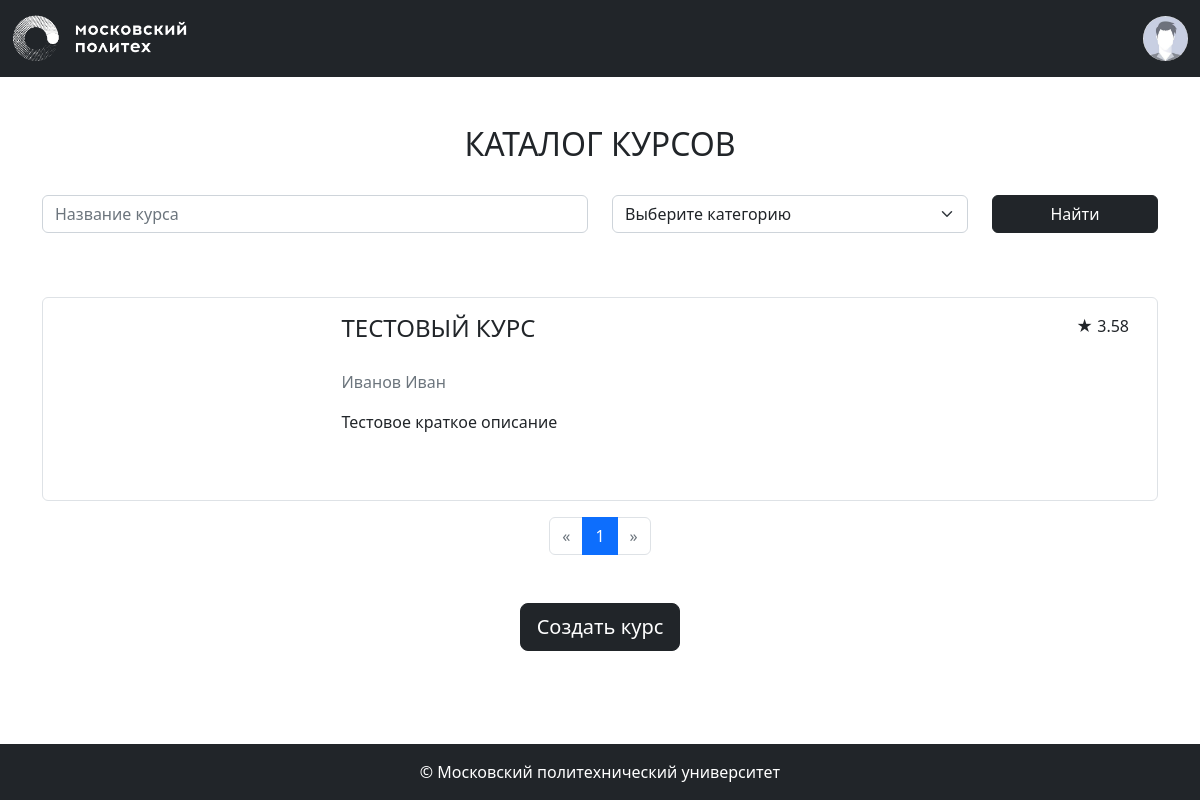
The page /courses/ (signed in) on the database its author committed.
### app/models.py (models this page shows, shortened)
class Base(DeclarativeBase):
  metadata = MetaData(naming_convention={
        "ix": 'ix_%(column_0_label)s',
        "uq": "uq_%(table_name)s_%(column_0_name)s",
        "ck": "ck_%(table_name)s_%(constraint_name)s",
        "fk": "fk_%(table_name)s_%(column_0_name)s_%(referred_table_name)s",
        "pk": "pk_%(table_name)s"
    })

class Course(Base):
    __tablename__ = 'courses'
    id: Mapped[int] = mapped_column(primary_key=True)
    name: Mapped[str] = mapped_column(String(100))
    short_desc: Mapped[str] = mapped_column(Text)
    full_desc: Mapped[str] = mapped_column(Text)
    rating_sum: Mapped[int] = mapped_column(default=0)
    rating_num: Mapped[int] = mapped_column(default=0)
    category_id: Mapped[int] = mapped_column(ForeignKey("categories.id"))
    author_id: Mapped[int] = mapped_column(ForeignKey("users.id"))
    background_image_id: Mapped[str] = mapped_column(ForeignKey("images.id"))
    created_at: Mapped[datetime] = mapped_column(default=datetime.now)
    author: Mapped["User"] = relationship()
    category: Mapped["Category"] = relationship(lazy=False)
    bg_image: Mapped["Image"] = relationship()
    @property
    def rating(self):
        if self.rating_num > 0:
            return self.rating_sum / self.rating_num
        return 0

class User(Base, UserMixin):
    __tablename__ = 'users'
    id: Mapped[int] = mapped_column(primary_key=True)
    first_name: Mapped[str] = mapped_column(String(100))
    last_name: Mapped[str] = mapped_column(String(100))
    middle_name: Mapped[Optional[str]] = mapped_column(String(100))
    login: Mapped[str] = mapped_column(String(100), unique=True)
    password_hash: Mapped[str] = mapped_column(String(200))
    created_at: Mapped[datetime] = mapped_column(default=datetime.now)
    @property
    def full_name(self):
        return ' '.join([self.last_name, self.first_name, self.middle_name or ''])

### app/courses.py (the view)
@bp.route('/')
def index():
    courses = CoursesFilter(**search_params()).perform()
    pagination = db.paginate(courses)
    courses = pagination.items
    categories = db.session.execute(db.select(Category)).scalars()
    return render_template('courses/index.html',
                           courses=courses,
                           categories=categories,
                           pagination=pagination,
                           search_params=search_params())

### app/auth.py (called while the page is built)
def load_user(user_id):
    user = db.session.execute(db.select(User).filter_by(id=user_id)).scalar()
    return user

### app/courses.py (called while the page is built)
def search_params():
    return {
        'name': request.args.get('name'),
        'category_ids': [x for x in request.args.getlist('category_ids') if x],
    }

### app/tools.py (called while the page is built)
    def perform(self):
        self.__filter_by_name()
        self.__filter_by_category_ids()
        return self.query.order_by(Course.created_at.desc())

    def __filter_by_name(self):
        if self.name:
            self.query = self.query.filter(
                Course.name.ilike('%' + self.name + '%'))

    def __filter_by_category_ids(self):
        if self.category_ids:
            self.query = self.query.filter(
                Course.category_id.in_(self.category_ids))

### app/templates/courses/index.html (shortened to what this page needs)
{% extends 'base.html' %}
{% from 'pagination.html' import render_pagination %}
{% block content %}
<div class="container">
    <div class="my-5">
        <h2 class="mb-3 text-center text-uppercase font-weight-bold">Каталог курсов</h2>
        <form class="mb-5 mt-3 row align-items-center">
            <div class="col-md-6 my-3">
                <input autocomplete="off" type="text" class="form-control" id="course-name" name="name" value="{{ request.args.get('name') or '' }}" placeholder="Название курса">
            </div>
            <div class="col-md-4 my-3">
                <select class="form-select" id="course-category" name="category_ids" title="Категория курса">
                    <option value="">Выберите категорию</option>
                </select>
            </div>
            <div class="col-md-2 my-3 align-self-end">
                <button type="submit" class="btn btn-dark w-100 mt-auto">Найти</button>
            </div>
        </form>
    </div>
    <div class="courses-list container-fluid mt-3 mb-3">
        {% for course in courses %}
            <div class="row p-3 border rounded mb-3" data-url="{{ url_for('courses.show', course_id=course.id) }}">
                <div class="col-md-3 mb-3 mb-md-0 d-flex align-items-center justify-content-center">
                    <div class="course-logo" style="background-image: url({{ url_for('image', image_id=course.background_image_id) }});">
                    </div>
                </div>
                <div class="col-md-9 align-items-center">
                    <div class="d-flex">
                        <h4 class="text-uppercase">{{ course.name }}</h4>
                        <p class="ms-auto rating">
                            <span>★</span> <span>{{ "%.2f" | format(course.rating) }}</span>
                        </p>
                    </div>
                    <p class="text-muted my-3">{{ course.author.full_name }}</p>
                    <p>{{ course.short_desc | truncate(200) }}</p>
                </div>
            </div>
        {% endfor %}
    </div>
    <div class="mb-5">
        {{ render_pagination(pagination, request.endpoint, search_params) }}
    </div>
    {% if current_user.is_authenticated %}
        <div class="text-center my-3">
            <a class="btn btn-lg btn-dark" href="{{ url_for('courses.new') }}">Создать курс</a>
        </div>
    {% endif %}
</div>
{% endblock %}

### app/static/styles.css (style rules this page uses)
.course-logo { min-width: 170px; width: 100%; height: 170px; background-repeat: no-repeat; background-position: center; background-size: cover; }

### rows shown on the page
Course: name "ТЕСТОВЫЙ КУРС", rating "3.58", author.full_name "Иванов Иван", short_desc "Тестовое краткое описание"

### other values the page prints
{{ page }} "1"
